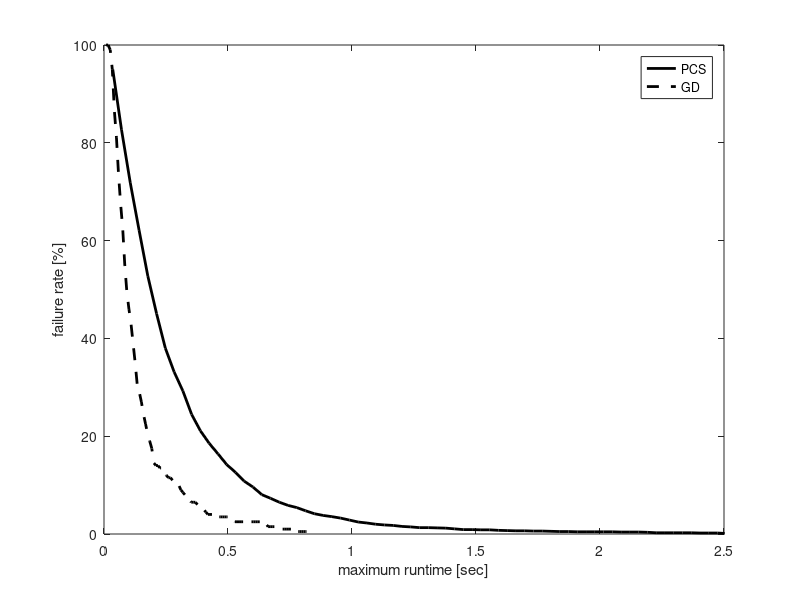
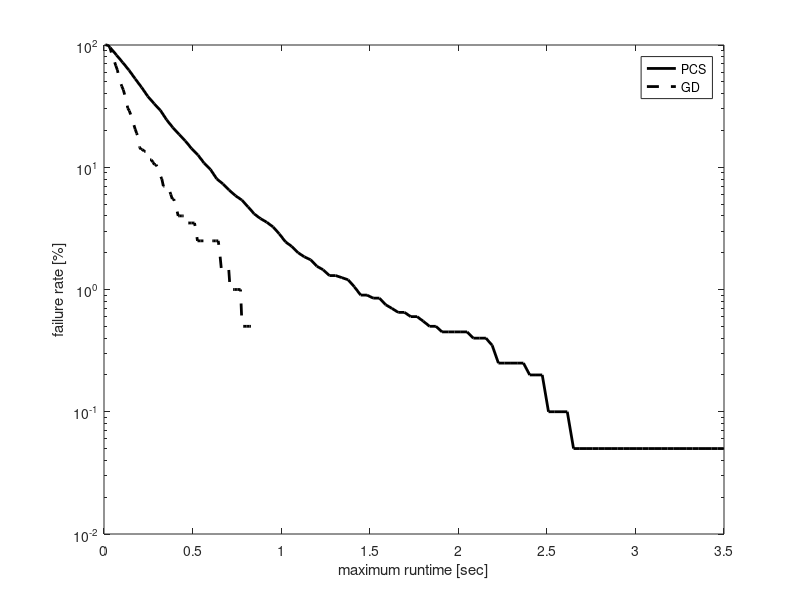

Recreate these plots in MATLAB, in order.
% In this experiment I compare the performance of the GD (with KDL) and the
% PCS on one scene with obstacles where the start and goal configurations
% are:
% State c_start = {0.5236, 1.7453, -1.8326, -1.4835,	1.5708,	0, 1.004278, 0.2729, 0.9486, -1.15011, 1.81001, -1.97739};
% State c_goal = {0.5236, 0.34907, 0.69813, -1.3963, 1.5708, 0, 0.7096, 1.8032, -1.7061, -1.6286, 1.9143, -2.0155}; // Robot 2 no backflip - Elbow down
% The maximum step distance is:
% d = 0.8 for the PCS
% d = 2.3 for the GD
% With joint limits of the ABB robots
% last updated: 08/02/17


clear all
clc

%%
F = load('benchmark_PCS_3poles_rangeB.txt'); 
D1 = F(F(:,1)==0.8, 2:end);
verf = D1(:,1)==1;
suc = D1(:,2)==1;

disp('PCS:');
disp(['Results of ' num2str(size(D1,1)) ' queries.']);
disp(['Percent of successful queries verified: ' num2str(sum(verf & suc)/sum(suc)*100) '%']);
disp(['Plan distance: ' num2str(D1(1,3)) ]);
disp(['Avg. runtime: ' num2str(mean(D1(:,4))*1e3)  ' +/- ' num2str(std(D1(:,4))/sqrt(size(D1,1))*1e3) ' msec ']);
disp(['Avg. local-connection time: ' num2str(mean(D1(:,12))*1e3)  ' +/- ' num2str(std(D1(:,12))/sqrt(size(D1,1))*1e3) ' msec ']);
disp(['Avg. nodes in path: ' num2str(floor(mean(D1(:,10)))) ]);
disp(['Avg. nodes in trees: ' num2str(floor(mean(D1(:,11)))) ]);
disp(['Avg. number of IK solutions: ' num2str(floor(mean(D1(:,5)))) ]);



%%
F = load('benchmark_GD_3poles_rangeB.txt'); 
D2 = F(F(:,1)==2.55, 2:end);
verf = D2(:,1)==1;
suc = D2(:,2)==1;

disp('GD:');
disp(['Results of ' num2str(size(D2,1)) ' queries.']);
disp(['Percent of successful queries verified: ' num2str(sum(verf & suc)/sum(suc)*100) '%']);
disp(['Plan distance: ' num2str(D2(1,3)) ]);
disp(['Avg. runtime: ' num2str(mean(D2(:,4))*1e3)  ' +/- ' num2str(std(D2(:,4))/sqrt(size(D2,1))*1e3) ' msec ']);
disp(['Avg. local-connection time: ' num2str(mean(D2(:,12))*1e3)  ' +/- ' num2str(std(D2(:,12))/sqrt(size(D2,1))*1e3) ' msec ']);
disp(['Avg. nodes in path: ' num2str(floor(mean(D2(:,10)))) ]);
disp(['Avg. nodes in trees: ' num2str(floor(mean(D2(:,11)))) ]);
disp(['Avg. number of projections: ' num2str(floor(mean(D2(:,5)))) ]);

%%
% PCS
td = D1(:,4);
maxT = max(td);
T1 = linspace(0,maxT,100);
T1 = T1(2:end);
for i = 1:length(T1)
    sd = td < T1(i);
    md(i) = mean(td(sd));
    Md(i) = 1-sum(sd)/length(td);
end
%%
% GD
tg = D2(:,4);
maxT = max(tg);
T2 = linspace(0,maxT,100);
T2 = T2(2:end);
for i = 1:length(T2)
    sg = tg < T2(i);
    mg(i) = mean(tg(sg));
    Mg(i) = 1-sum(sg)/length(tg);
end
%%
h = figure(1);
clf
plot(T1,Md*100,'-k','linewidth',2);
hold on
plot(T2,Mg*100,'--k','linewidth',2);
hold off
xlabel('maximum runtime [sec]');
ylabel('failure rate [%]');
legend('PCS','GD');
xlim([0 2.5]);
% set(h, 'Position', [100, 100, 800, 400]);

h = figure(2);
clf
semilogy(T1,Md*100,'-k','linewidth',2);
hold on
semilogy(T2,Mg*100,'--k','linewidth',2);
hold off
xlabel('maximum runtime [sec]');
ylabel('failure rate [%]');
legend('PCS','GD');
% xlim([0 6]);
% set(h, 'Position', [100, 100, 800, 400]);
